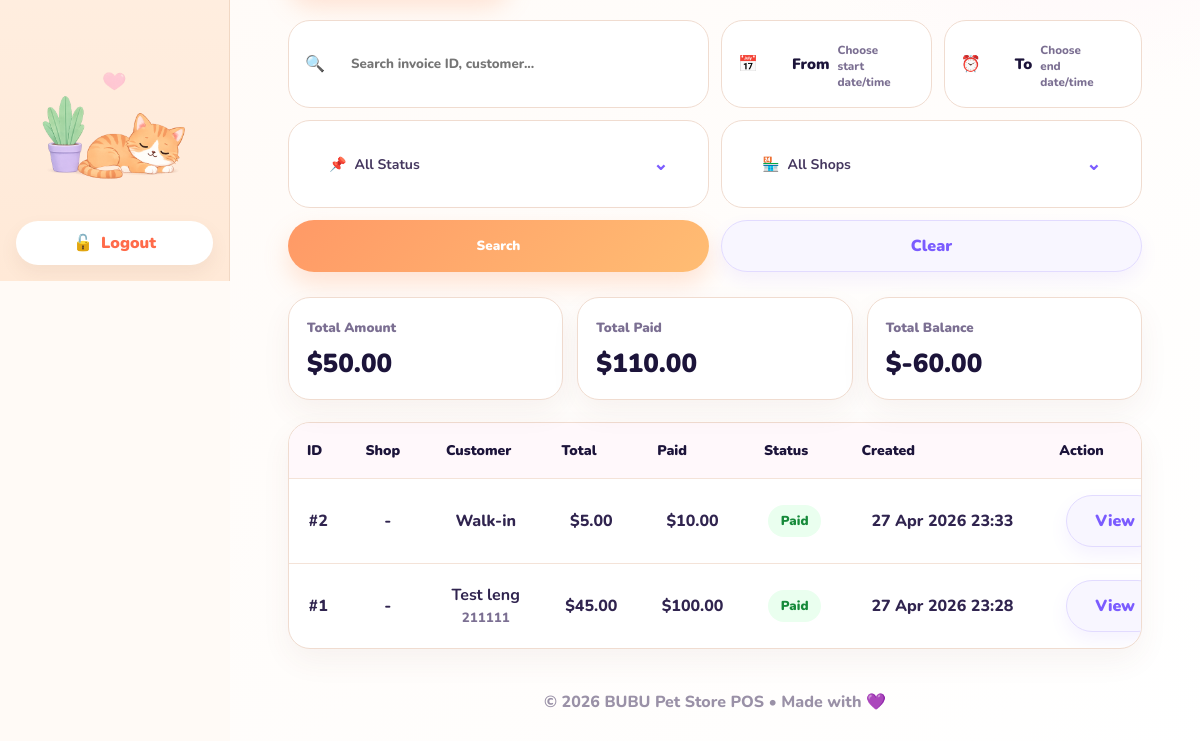
Before: /pos/sales/ (signed in, lower part) with the older database file.
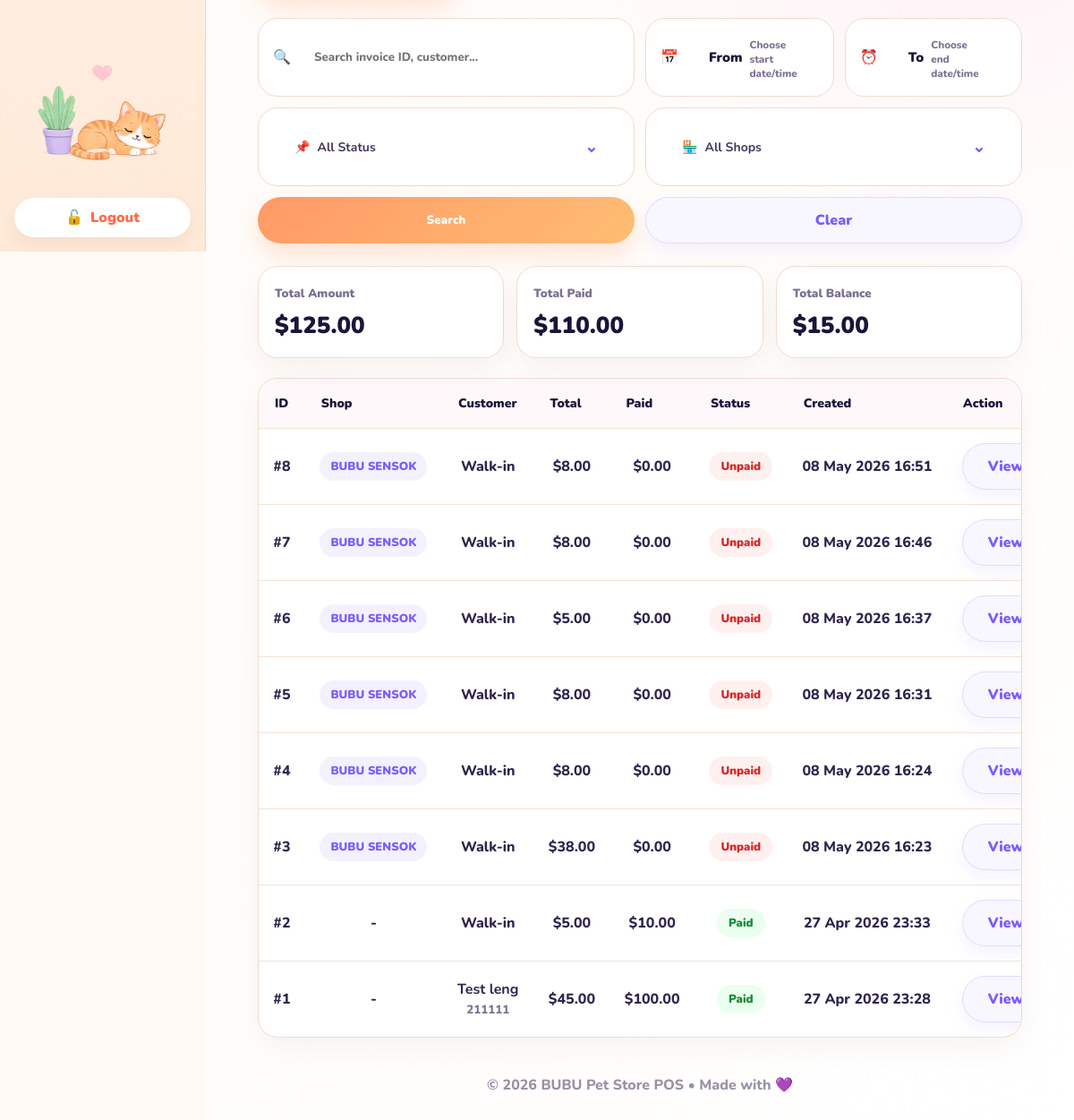
After: the same page with the newer database file.
### pos/models.py (models this page shows, shortened)
class Sale(models.Model):
    SALE_TYPE_CHOICES = [
        ("walk_in", "Walk-in"),
        ("prepare_delivery", "Prepare for Delivery"),
    ]
    branch = models.ForeignKey(
        Branch,
        on_delete=models.PROTECT,
        null=True,
        blank=True,
        related_name="sales",
    )
    customer = models.ForeignKey(
        Customer,
        on_delete=models.SET_NULL,
        null=True,
        blank=True,
    )
    sale_type = models.CharField(
        max_length=30,
        choices=SALE_TYPE_CHOICES,
        default="walk_in",
    )
    delivery_created = models.BooleanField(default=False)
    total_amount = models.DecimalField(
        max_digits=10,
        decimal_places=2,
        default=0,
    )
    paid_amount = models.DecimalField(
        max_digits=10,
        decimal_places=2,
        default=0,
    )
    change_amount = models.DecimalField(
        max_digits=10,
        decimal_places=2,
        default=0,
    )
    discount_type = models.CharField(max_length=20, default="percent")
    discount_value = models.DecimalField(max_digits=10, decimal_places=2, default=0)
    discount_amount = models.DecimalField(max_digits=10, decimal_places=2, default=0)
    tax_type = models.CharField(max_length=20, default="percent")
    tax_value = models.DecimalField(max_digits=10, decimal_places=2, default=0)
    tax_amount = models.DecimalField(max_digits=10, decimal_places=2, default=0)
    created_at = models.DateTimeField(auto_now_add=True)

### customers/models.py (models this page shows, shortened)
class Customer(models.Model):
    name = models.CharField(max_length=120)
    phone = models.CharField(max_length=30, blank=True)
    email = models.EmailField(blank=True)
    address = models.TextField(blank=True)
    pet_name = models.CharField(max_length=100, blank=True)
    pet_type = models.CharField(max_length=100, blank=True)
    points = models.IntegerField(default=0)
    total_spent = models.DecimalField(max_digits=12, decimal_places=2, default=0)
    created_at = models.DateTimeField(auto_now_add=True)
    updated_at = models.DateTimeField(auto_now=True)
    created_by = models.ForeignKey(
        User,
        on_delete=models.SET_NULL,
        null=True,
        blank=True,
        related_name="created_customers",
    )
    updated_by = models.ForeignKey(
        User,
        on_delete=models.SET_NULL,
        null=True,
        blank=True,
        related_name="updated_customers",
    )

### inventory/models.py (models this page shows, shortened)
class Branch(models.Model):
    name = models.CharField(max_length=100, unique=True)
    is_active = models.BooleanField(default=True)
    latitude = models.DecimalField(
        max_digits=10,
        decimal_places=7,
        null=True,
        blank=True,
        help_text="Branch GPS latitude.",
    )
    longitude = models.DecimalField(
        max_digits=10,
        decimal_places=7,
        null=True,
        blank=True,
        help_text="Branch GPS longitude.",
    )
    allowed_radius_meters = models.PositiveIntegerField(
        default=150,
        help_text="Allowed distance from branch for attendance scan.",
    )

### pos/views.py (the view, shortened to what this page needs)
# urls.py: path("sales/", views.sale_list, name="sale_list"),
@login_required
def sale_list(request):
    user_branch = get_user_branch(request.user)
    sales = (
        Sale.objects
        .filter(sale_type="walk_in")
        .select_related("customer", "branch")
        .order_by("-created_at")
    )
    if not request.user.is_superuser and user_branch:
        sales = sales.filter(branch=user_branch)
    q = request.GET.get("q", "").strip()
    date_from = request.GET.get("date_from", "").strip()
    date_to = request.GET.get("date_to", "").strip()
    status = request.GET.get("status", "").strip()
    branch_id = request.GET.get("branch", "").strip()
    if request.user.is_superuser and branch_id:
        sales = sales.filter(branch_id=branch_id)
    if date_from:
        dt_from = parse_datetime(date_from)
        if dt_from:
            sales = sales.filter(created_at__gte=dt_from)
    if date_to:
        dt_to = parse_datetime(date_to)
        if dt_to:
            sales = sales.filter(created_at__lte=dt_to)
    if status == "paid":
        sales = sales.filter(paid_amount__gte=F("total_amount"))
    elif status == "unpaid":
        sales = sales.filter(paid_amount=0)
    elif status == "partial":
        sales = sales.filter(
            paid_amount__gt=0,
            paid_amount__lt=F("total_amount"),
        )
    total_amount = (
        sales.aggregate(total=Sum("total_amount"))["total"]
        or Decimal("0.00")
    )
    total_paid = (
        sales.aggregate(total=Sum("paid_amount"))["total"]
        or Decimal("0.00")
    )
    total_balance = total_amount - total_paid
    branches = Branch.objects.filter(is_active=True).order_by("name")
    return render(request, "pos/sale_list.html", {
        "sales": sales,
        "total_amount": total_amount,
        "total_paid": total_paid,
        "total_balance": total_balance,
        "branches": branches,
        "selected_branch": branch_id,
        "current_branch": user_branch,
    })

### pos/views.py (called while the page is built)
def get_user_branch(user):
    profile = getattr(user, "staff_profile", None)
    if profile and profile.branch_id:
        return profile.branch
    return None

### templates/pos/sale_list.html (shortened to what the changed rows need)
{% extends "base.html" %}
{% load static %}
{% block content %}
<div class="sales-summary">
    <div class="summary-box">
        <small>Total Amount</small>
        <strong>${{ total_amount|floatformat:2 }}</strong>
    </div>
    <div class="summary-box">
        <small>Total Balance</small>
        <strong>${{ total_balance|floatformat:2 }}</strong>
    </div>
</div>
<div class="sales-table-card">
    <div class="table-wrap">
        <table class="sales-table">
            <thead>
                <tr>
                    <th>ID</th>
                    <th>Shop</th>
                    <th>Customer</th>
                    <th>Total</th>
                    <th>Paid</th>
                    <th>Status</th>
                    <th>Created</th>
                    <th>Action</th>
                </tr>
            </thead>
            <tbody>
                {% for sale in sales %}
                <tr>
                    <td>#{{ sale.id }}</td>
                    <td>
                        {% if sale.branch %}
                            <span class="branch-pill">{{ sale.branch.name }}</span>
                        {% else %}
                            -
                        {% endif %}
                    </td>
                    <td>
    {% if sale.customer %}
        <strong>{{ sale.customer.name|default:"No Name" }}</strong>
        {% if sale.customer.phone %}
            <br>
            <small style="color:#7b6f92;font-weight:800;">
                {{ sale.customer.phone }}
            </small>
        {% endif %}
    {% else %}
        Walk-in
    {% endif %}
</td>
                    <td>${{ sale.total_amount|floatformat:2 }}</td>
                    <td>${{ sale.paid_amount|floatformat:2 }}</td>
                    <td>
                        {% if sale.paid_amount >= sale.total_amount %}
                            <span class="status-paid">Paid</span>
                        {% elif sale.paid_amount == 0 %}
                            <span class="status-unpaid">Unpaid</span>
                        {% else %}
                            <span class="status-partial">Partial</span>
                        {% endif %}
                    </td>
                    <td>{{ sale.created_at|date:"d M Y H:i" }}</td>
                    <td>
                        <a class="btn-clear" href="{% url 'sale_detail' sale.id %}">
                            View
                        </a>
                    </td>
                </tr>
                {% endfor %}
            </tbody>
        </table>
    </div>
</div>
{% endblock %}

Changed rows visible on the page:
added Sale: id "8", branch.name "BUBU SENSOK", shows "Walk-in", total_amount "8.00", paid_amount "0.00", shows "Unpaid", created_at "08 May 2026 16:51"
added Sale: id "7", branch.name "BUBU SENSOK", shows "Walk-in", total_amount "8.00", paid_amount "0.00", shows "Unpaid", created_at "08 May 2026 16:46"
added Sale: id "6", branch.name "BUBU SENSOK", shows "Walk-in", total_amount "5.00", paid_amount "0.00", shows "Unpaid", created_at "08 May 2026 16:37"
added Sale: id "5", branch.name "BUBU SENSOK", shows "Walk-in", total_amount "8.00", paid_amount "0.00", shows "Unpaid", created_at "08 May 2026 16:31"
added Sale: id "4", branch.name "BUBU SENSOK", shows "Walk-in", total_amount "8.00", paid_amount "0.00", shows "Unpaid", created_at "08 May 2026 16:24"
added Sale: id "3", branch.name "BUBU SENSOK", shows "Walk-in", total_amount "38.00", paid_amount "0.00", shows "Unpaid", created_at "08 May 2026 16:23"
Other visible differences:
{{ total_amount|floatformat:2 }}: "50.00" → "125.00"
{{ total_balance|floatformat:2 }}: "-60.00" → "15.00"
